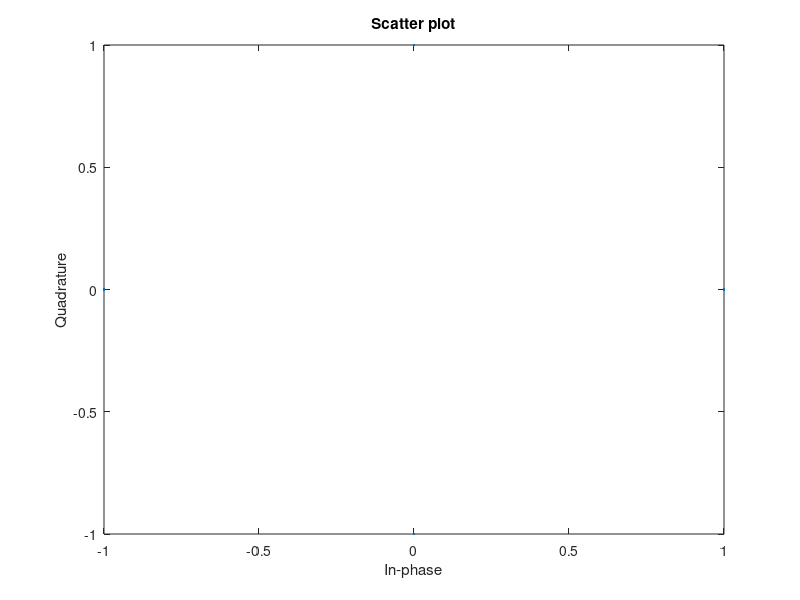
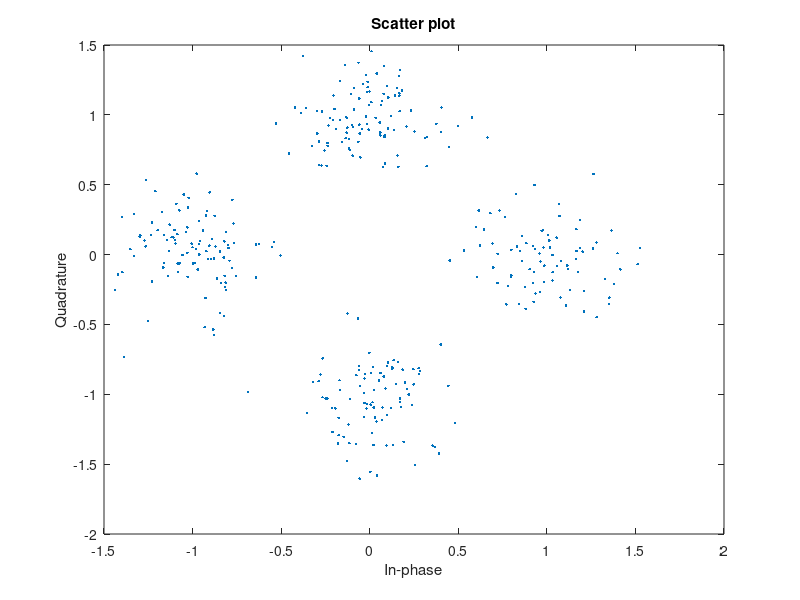

Write the MATLAB code that produced these figures, in order.
% 4 - PSK
clear all;
N = 15;
bits = randi([0 1], 1, N*50);
data = reshape(bits,[],2);
data1 = bi2de(data,2,'left-msb');
y = pskmod(data1, 4);
y1 = awgn(y, 10, 'measured'); % tin hieu qua kenh awgn
scatterplot(y);
scatterplot(y1);